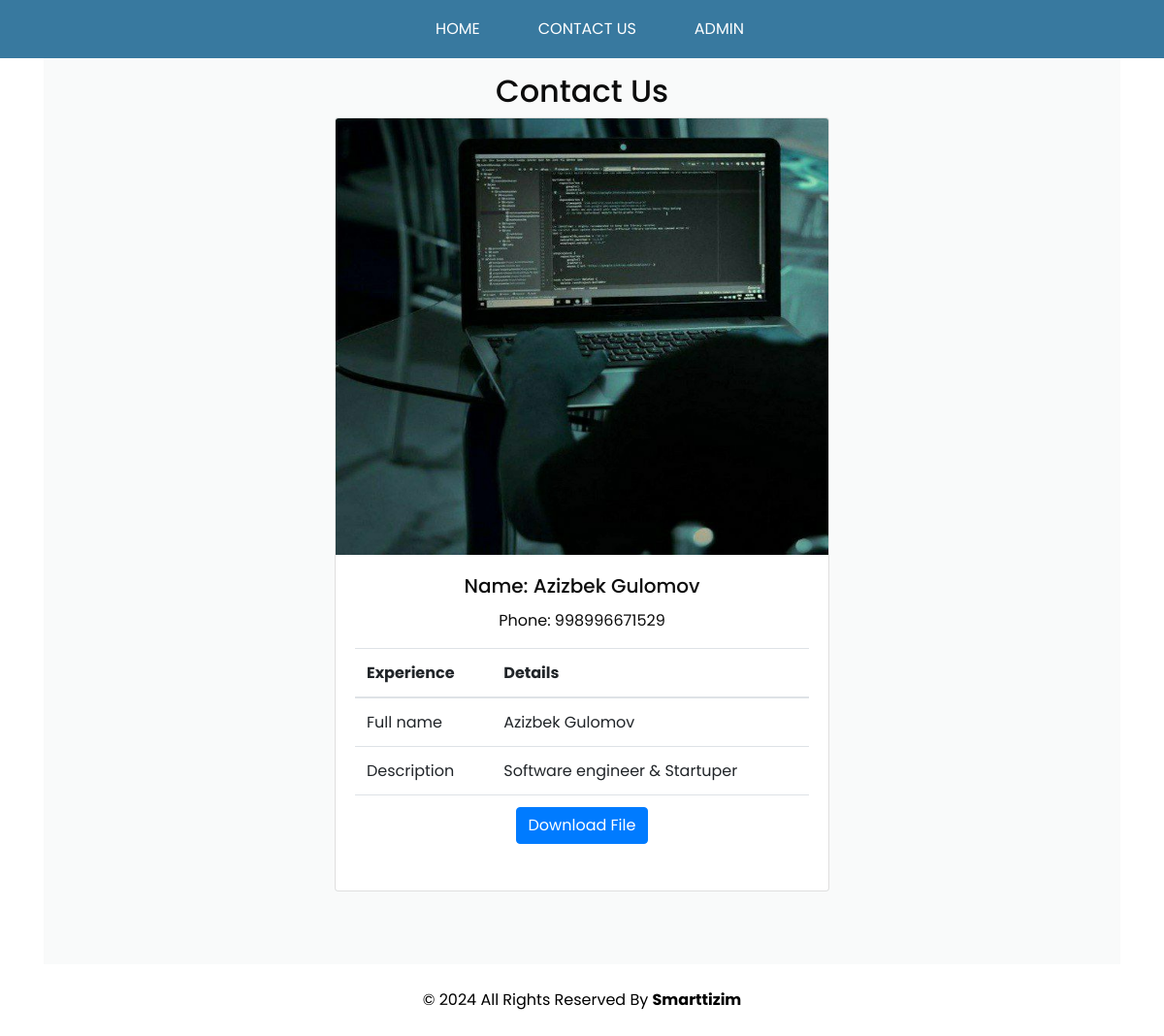
/contacts/, run on the app's committed database.
### app/models.py (models this page shows, shortened)
class Contact(models.Model):
    image = models.ImageField(upload_to='images',null=True, blank=True)
    name = models.CharField(max_length = 300)
    contact = models.IntegerField()
    text = models.TextField(null=True, blank=True)
    file = models.FileField(upload_to='files', null=True, blank=True)

### app/views.py (the view)
# urls.py: path('contacts/', ContactListView.as_view(), name='contact_list'),
class ContactListView(ListView):
    model = Contact
    context_object_name = 'contacts'
    template_name = 'contact.html'

### templates/contact.html (shortened to what this page needs)
{% extends 'base.html' %}
{% load static %}
{% block content %}
<section class="contact_section long_section">
  <div class="container">
    <h2 class="text-center">Contact Us</h2>
    <div class="row justify-content-center">
      {% for contact in contacts %}
      <div class="col-md-6">
        <div class="card mx-auto">
          <img style="height: 450px;" src="{{ contact.image.url }}" class="card-img-top" alt="Profile Image">
          <div class="card-body text-center">
            <h5 class="card-title">Name: {{ contact.name }}</h5>
            <p class="card-text">Phone: {{ contact.contact }}</p>
            <table class="table mx-auto">
              <thead>
                <tr>
                  <th scope="col">Experience</th>
                  <th scope="col">Details</th>
                </tr>
              </thead>
              <tbody>
                <tr>
                  <td>Full name</td>
                  <td>{{ contact.name }}</td>
                </tr>
                <tr>
                  <td>Description</td>
                  <td>{{ contact.text }}</td>
                </tr>
                <tr>
                  <td colspan="2" class="text-center">
                    {% if contact.file %}
                    <a href="{{ contact.file.url }}" class="btn btn-primary" download>Download File</a>
                    {% else %}
                    <form action="{% url 'upload_file' contact.id %}" method="post" enctype="multipart/form-data">
                      {% csrf_token %}
                      <input type="file" name="file" required>
                      <button type="submit" class="btn btn-primary">Kitob</button>
                    </form>
                    {% endif %}
                  </td>
                </tr>
              </tbody>
            </table>
          </div>
        </div>
      </div>
      {% endfor %}
    </div>
  </div>
</section>
<footer class="footer_section">
  <div class="container">
    <p>&copy; <span id="displayYear"></span> All Rights Reserved By <b><a href="https://t.me/smarttizim">Smarttizim</a></b></p>
  </div>
</footer>
{% endblock content %}

### static/css/style.css (style rules this page uses)
body { font-family: "Poppins", sans-serif; color: #0c0c0c; background-color: #ffffff; overflow-x: hidden; }
.long_section { margin-left: 45px; margin-right: 45px; padding-left: 15px; padding-right: 15px; }
a, a:hover, a:focus { text-decoration: none; }
.btn, .btn:focus { outline: none !important; -webkit-box-shadow: none; box-shadow: none; }
.contact_section { position: relative; background-color: #f9fafa; padding-top: 75px; padding-bottom: 75px; }
.footer_section { position: relative; text-align: center; }
.footer_section p { color: #000000; padding: 25px 0; margin: 0; }
.footer_section p a { color: inherit; }

### static/css/responsive.css (style rules this page uses)
@media (min-width: 1200px) { .container { max-width: 1170px; } }

### data on the page
Contact: image (picture), name "Azizbek Gulomov", contact "998996671529", text "Software engineer & Startuper"
